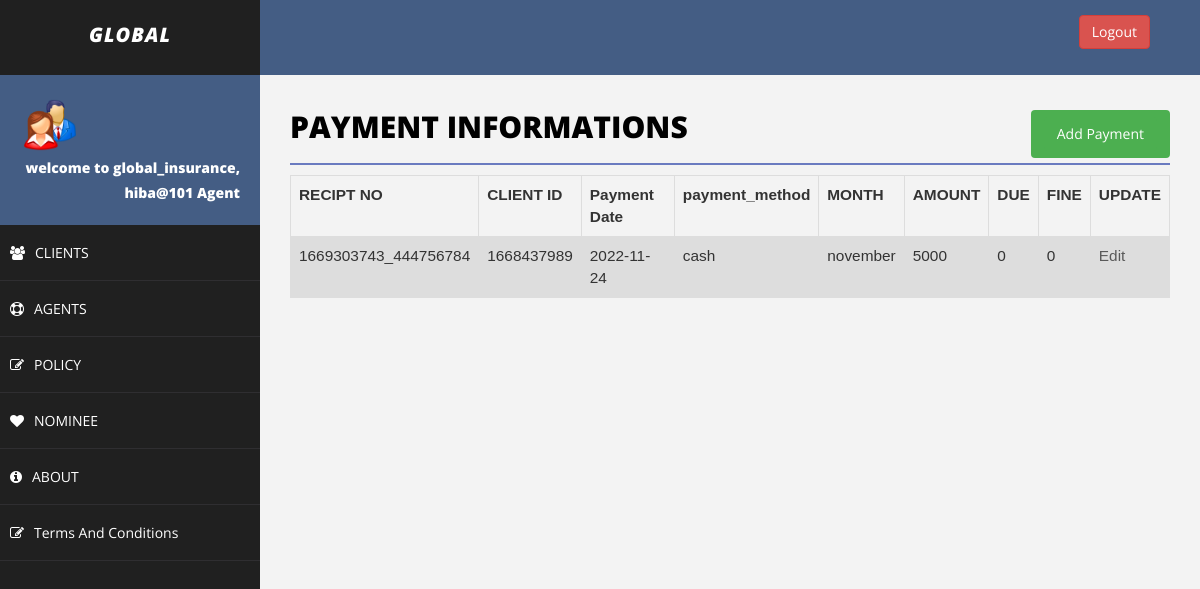
The page /payment.php (signed in) on the database its author committed.
### tables this page shows
CREATE TABLE `payment` (
  `recipt_no` varchar(20) NOT NULL,
  `client_id` varchar(50) NOT NULL,
  `payment_date` date NOT NULL,
  `payment_method` varchar(50) NOT NULL,
  `month` varchar(50) NOT NULL,
  `amount` varchar(50) NOT NULL,
  `due` varchar(50) NOT NULL,
  `fine` varchar(50) NOT NULL,
  `agent_id` varchar(30) NOT NULL
);

### payment.php (the view, shortened to what this page needs)
<!DOCTYPE html>
<html>
<head>
    <link href="assets/css/bootstrap.css" rel="stylesheet" />
    <link href="assets/css/font-awesome.css" rel="stylesheet" />
    <link href="assets/css/basic.css" rel="stylesheet" />
    <link href="assets/css/custom.css" rel="stylesheet" />
</head>
<body>
<?php include 'header.php';
?>
        <div id="page-wrapper">
                <div class="row">
                    <div class="col-md-12">
                        <h1 class="page-head-line">Payment Informations
						<button class="btn" align="center">
						<a href="addPayment.php" class="btn">Add Payment</a>
						</button>
						</h1>
                    </div>
                </div>
<?php
	$sql = "SELECT recipt_no,client_id,payment_date,payment_method,month,amount,due,fine, agent_id FROM payment";
	$result = $conn->query($sql);
	echo "<table class=\"table\">\n";
    echo "  <tr>\n";
    echo "    <th>RECIPT NO</th>\n";
    echo "    <th>CLIENT ID</th>\n";
    echo "    <th>Payment Date</th>\n";
    echo "    <th>payment_method</th>\n";
    echo "    <th>MONTH</th>\n";
    echo "    <th>AMOUNT</th>\n";
	echo "    <th>DUE</th>\n";
    echo "    <th>FINE</th>\n";
	echo "    <th>UPDATE</th>\n";
    echo "  </tr>";
	if ($result->num_rows > 0) {
	while($row = $result->fetch_assoc()) {
		echo "<tr>\n";
		echo "    <td>".$row["recipt_no"]."</td>\n";
		echo "    <td>".$row["client_id"]."</td>\n";
        echo "    <td>".$row["payment_date"]."</td>\n";
        echo "    <td>".$row["payment_method"]."</td>\n";
		echo "    <td>".$row["month"]."</td>\n";
		echo "    <td>".$row["amount"]."</td>\n";
		echo "    <td>".$row["due"]."</td>\n";
		echo "    <td>".$row["fine"]."</td>\n";
		if($row["agent_id"]== $username || "ahmed" == $username){
			echo "<td>"."<a href='editPayment.php?recipt_no=".$row["recipt_no"]. "'>Edit</a>"."</td>\n";
		}else{
			echo "<td>"."<a class=\"dis\" href='editPayment.php?recipt_no=".$row["recipt_no"]. "'>Edit</a>"."</td>\n";
		}
	}
	echo "</table>\n";
	} else {
    echo "0 results";
}
?>
        </div>
    </div>
</body>
</html>

### assets/css/basic.css (style rules this page uses)
body { font-family: 'Open Sans', sans-serif; line-height:25px; }
#page-wrapper { padding: 15px 15px; min-height: 600px; background: #F3F3F3; }
.page-head-line { font-size: 30px; text-transform: uppercase; color: #000; font-weight: 800; padding-bottom: 20px; border-bottom: 2px solid #6a7bc0; margin-bottom: 10px; }
@media (min-width:768px) { #page-wrapper { margin: 0 0 0 260px; padding: 15px 30px; min-height: 1200px; } }

### payment.php (style rules this page uses)
.btn { background-color: #4CAF50; float: right; color:white; text-decoration:none; }
table { font-family: arial, sans-serif; border-collapse: collapse; width: 100%; margin-left:0%; font-size:110%; }
td, th { border: 1px solid #dddddd; text-align: left; padding: 8px; }
tr:nth-child(even) { background-color: #dddddd; }
.dis { pointer-events: none; cursor: default; color:#595959; }

### rows shown on the page
payment: recipt_no "1669303743_444756784", client "1668437989", payment_date "2022-11-24", payment_method "cash", month "november", amount "5000", due "0", fine "0"

### other values the page prints
$_SESSION["username"] "hiba@101"
